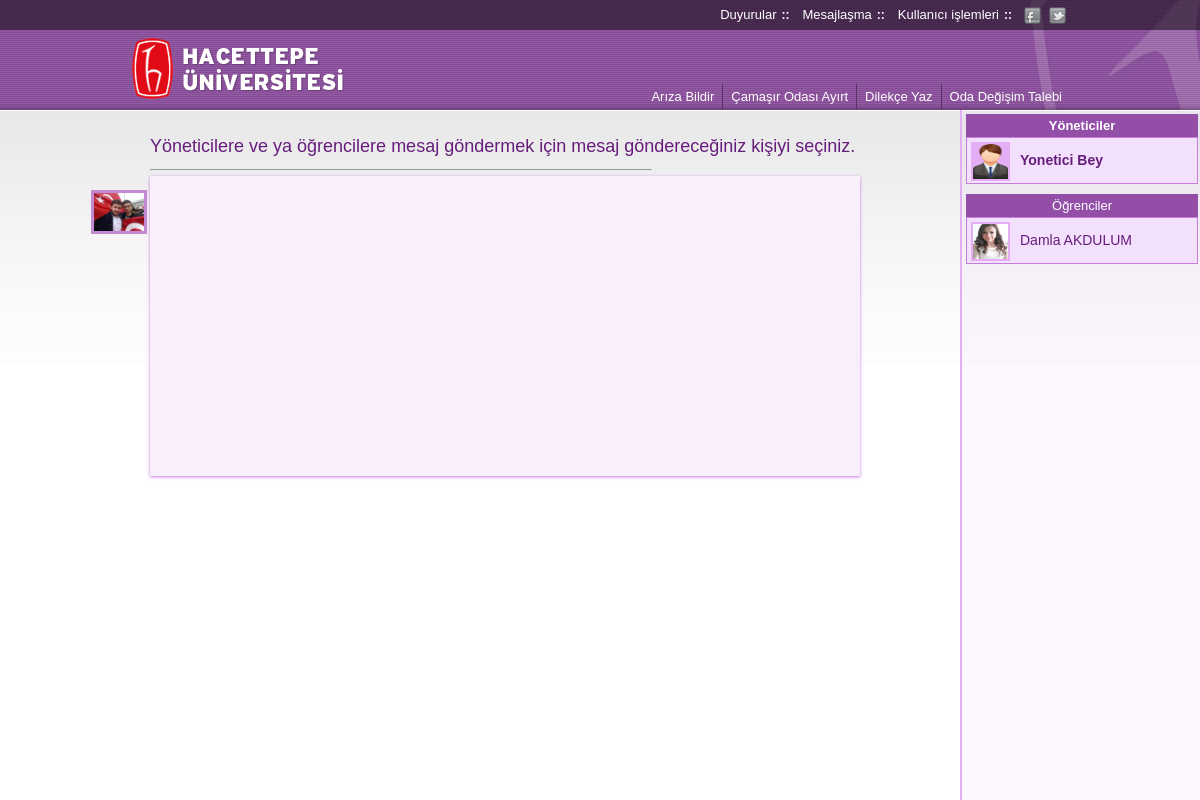
The page /mesajlasma.php (signed in) on the database its author committed.
### tables this page shows
CREATE TABLE IF NOT EXISTS `users` (
  `adsoyad` varchar(60) NOT NULL,
  `numara` int(8) NOT NULL,
  `sifre` varchar(15) NOT NULL,
  `eposta` varchar(40) NOT NULL,
  `telefon` varchar(15) NOT NULL,
  `blok` varchar(6) NOT NULL,
  `kat` int(1) NOT NULL,
  `oda` int(2) NOT NULL,
  `cinsiyet` varchar(5) NOT NULL,
  `fotograf` varchar(120) NOT NULL,
  `hakkinda` varchar(500) DEFAULT NULL,
  `konum` varchar(8) NOT NULL,
  PRIMARY KEY (`numara`)
);

### mesajlasma.php (the view, shortened to what this page needs)
<?php include 'inc/head.php';?>
<body>
    <?php include 'inc/banner-menu-kullanici.php'; ?>
    <div class="wrpMesaj">
        <div class="yoneticiProfile">
            <?php
                $sql    = "SELECT * FROM users WHERE konum='yonetici' AND numara!=".$_SESSION["userData"]["numara"];
                $query  = mysql_query($sql);
                if(mysql_num_rows($query) > 0){
                    while($user =  mysql_fetch_assoc($query)) {
                        $comeCount = 0;
                        $sqlComing = "SELECT * FROM mesajlasma WHERE (gonderenNo='".$_SESSION["userData"]["numara"]."' AND alanNo='$user[numara]') OR (gonderenNo='$user[numara]' AND alanNo='".$_SESSION["userData"]["numara"]."')";
                        $query  = mysql_query($sqlComing);
                        $comeCount > 0 ? $msjIncoming = "<div class='msgIncoming'>$comeCount</div>" : $msjIncoming = "";
                        echo "<div data-id='$user[numara]' class='mesajProfil'>
                                <img src='$user[fotograf]' alt='Profil resmi'/>
                                <span>$user[adsoyad]</span>
                                $msjIncoming
                            </div>";
                    }
                }else{
                    echo "<h2 style='margin-left:10px' class='h2Tag'>Yönetici Bulunmuyor</h2>";
                }
            ?>
        </div>
        <div class="ogrenciProfile">
            <?php
                $msjIncoming = "<div class='msgIncoming'>12</div>";
                $sql    = "SELECT * FROM users WHERE konum='ogrenci' AND numara!=".$_SESSION["userData"]["numara"];
                $query  = mysql_query($sql);
                if(mysql_num_rows($query) > 0){
                    while($user =  mysql_fetch_assoc($query)) {
                        $comeCount = 0;
                        $sqlComing = "SELECT * FROM mesajlasma WHERE (gonderenNo='".$_SESSION["userData"]["numara"]."' AND alanNo='$user[numara]') OR (gonderenNo='$user[numara]' AND alanNo='".$_SESSION["userData"]["numara"]."')";
                        $query  = mysql_query($sqlComing);
                        $comeCount > 0 ? $msjIncoming = "<div class='msgIncoming'>$comeCount</div>" : $msjIncoming = "";
                        echo "<div data-id='$user[numara]' class='mesajProfil'>
                                <img src='$user[fotograf]' alt='Profil resmi'/>
                                <span>$user[adsoyad]</span>
                                $msjIncoming
                            </div>";
                    }
                }else{
                    echo "<h2 style='margin-left:10px' class='h2Tag'>Öğrenci Bulunmuyor</h2>";
                }
            ?>
        </div>
    </div>
    <div class="kapsul">
        <h1 class="h1Tag">Yöneticilere ve ya öğrencilere mesaj göndermek için mesaj göndereceğiniz kişiyi seçiniz.</h1>
        <hr class="cetvel" />
        <form class="uyelikFormu" name="frmMesaj" id="frmMesaj" action="mesajlasma.php" method="POST">
            <img id="ogrencinumarasi" data-id="<?php echo $_SESSION['userData']['numara']?>" src="<?php echo $_SESSION['userData']['fotograf']?>" class="profileMe" />
            <div class="mesajGorWrp"></div>
        </form>
    </div>
</body>
</html>

### css/style.css (style rules this page uses)
html { font-family: Arial, Helvetica, sans-serif; }
body { position: relative; background: url(../images/bg_grad.png) repeat-x; margin: 0; padding: 0; font-family: Arial, Helvetica, sans-serif; -webkit-touch-callout: none; -webkit-user-select: none; -khtml-user-select: none; -moz-user-select: none; -ms-user-select: none; user-select: none; }
.kapsul { position: relative; margin: 0 auto; padding: 14px; width: 900px; top: 30px; background-color: transparent; -webkit-touch-callout: none; -webkit-user-select: none; -khtml-user-select: none; -moz-user-select: none; -ms-user-select: none; user-select: none; }
.h1Tag { color:#661d7c; font-family: Arial, Helvetica, sans-serif; font-size: 18px; font-weight: normal; }
.cetvel { width: 500px; top: 0; margin: 0 400px 5px 0; padding: 0; color: #864A97; }
div.wrpMesaj { position: fixed; width: 230px; height: 520px; top: 110px; right: 0px; background-color: #F3E0FC; background-color: rgba(228, 174, 245, 0.1); margin: 0; padding: 0; border-left: #e4aef5 2px solid; padding: 4px; overflow: auto; }
div.wrpMesaj div.yoneticiProfile:before,div.wrpMesaj div.ogrenciProfile:before { content: "Yöneticiler"; font-size: 13px; background-color: #934fa8; text-align: center; width: 100%; display: inline-block; *display:inline; *zoom: 1; color: #fff; margin: 0; padding: 3px 0px; border: 1px solid #934fa8; }
div.wrpMesaj div.ogrenciProfile:before { content: "Öğrenciler"; }
div.wrpMesaj div.yoneticiProfile { margin-bottom: 10px; font-weight: bold; }
div.wrpMesaj div.mesajProfil { position: relative; width: 100%; height: 45px; overflow: hidden; line-height: 45px; background-color: #F3E0FC; border: #c47ed9 1px solid; border-top: none; font-size: 14px; cursor: pointer; color: #661d7c; font-size: 14px; }
div.wrpMesaj div.yoneticiProfile .mesajProfil:first-child, div.wrpMesaj div.ogrenciProfile .mesajProfil:first-child { border-top: #c47ed9 1px solid; }
div.wrpMesaj div.mesajProfil img { height: 35px; float: left; border: #e4aef5 2px solid; background-color: #e4aef5; margin: 4px; max-width: 60px; min-width: 35px; margin-right: 10px; }
div.mesajGorWrp { position: relative; width: 690px; background-color: #F9EEFC; padding: 10px; height: 280px; overflow: hidden; overflow-y: auto; -webkit-box-shadow: 0px 1px 3px #c879e0; -moz-box-shadow: 0px 1px 3px #c879e0; box-shadow: 0px 1px 3px #c879e0; }
img.profileMe, img.profileYou { width: 50px; max-height: 60px; position: absolute; top: 80px; background-color: #c38ad4; display: inline-block; *display:inline; *zoom: 1; padding: 3px; }
img.profileMe { left: -45px; }

### rows shown on the page
users: fotograf (picture), adsoyad "Yonetici Bey"
users: fotograf (picture), adsoyad "Damla AKDULUM"
